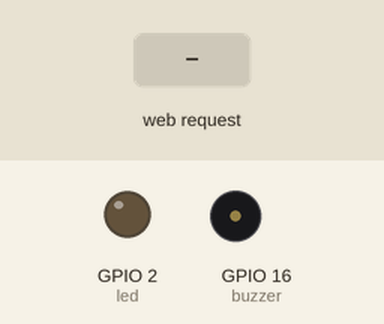
Simulated run of this sketch. Board: ESP32. Parts: output pins drawn as LEDs (lit = HIGH), buzzer (waves = sounding, pin HIGH). Inputs (shaded band) come from the test bench. WiFi joins after 1.5 s; servers stay silent unless stated; what the sketch prints to the serial monitor is not drawn.

Above: at 2.7 s.
2.8 s: HTTP request GET /LH received
At 3.3 s:
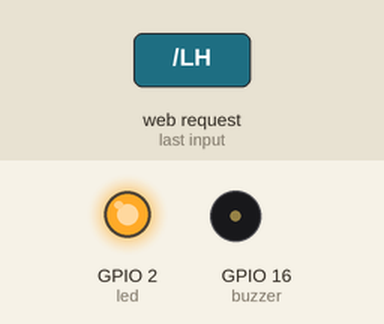
4.3 s: HTTP request GET /BH received
At 5.5 s:
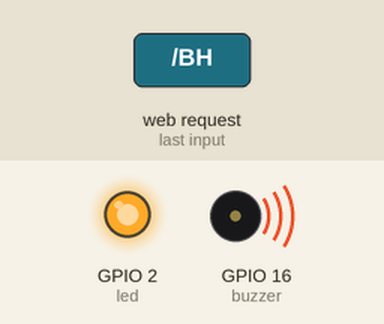
5.8 s: HTTP request GET /LL received
At 6.8 s:
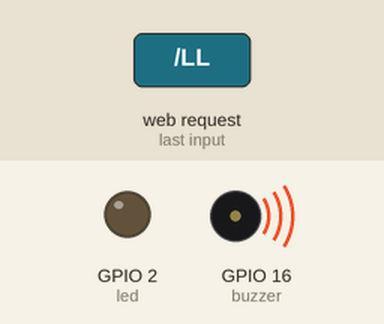
Timing chart, 0 to 8.8 s (numbered marks = the images above; inputs shaded):
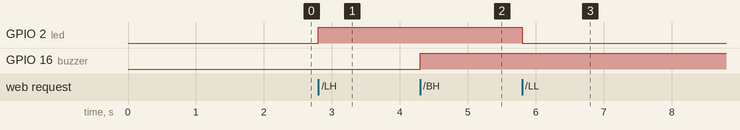

The sketch:

Simple_WiFi_Server.ino
```cpp
#include <WiFi.h>

const char* ssid     = "-------";
const char* password = "******";

int led = 2 ;
int buzzer = 16;

WiFiServer server(80);

void setup()
{
    Serial.begin(115200);
    pinMode(led, OUTPUT);      // set the LED pin mode
    pinMode(buzzer, OUTPUT);
    delay(10);

    // We start by connecting to a WiFi network

    Serial.println();
    Serial.println();
    Serial.print("Connecting to ");
    Serial.println(ssid);

    WiFi.begin(ssid, password);

    while (WiFi.status() != WL_CONNECTED) {
        delay(500);
        Serial.print(".");
    }

    Serial.println("");
    Serial.println("WiFi connected.");
    Serial.println("IP address: ");
    Serial.println(WiFi.localIP());

    server.begin();

}

int value = 0;

void loop(){
 WiFiClient client = server.available();   // listen for incoming clients

  if (client) {                             // if you get a client,
    Serial.println("New Client.");           // print a message out the serial port
    String currentLine = "";                // make a String to hold incoming data from the client
    while (client.connected()) {            // loop while the client's connected
      if (client.available()) {             // if there's bytes to read from the client,
        char c = client.read();             // read a byte, then
        Serial.write(c);                    // print it out the serial monitor
        if (c == '\n') {                    // if the byte is a newline character

          // if the current line is blank, you got two newline characters in a row.
          // that's the end of the client HTTP request, so send a response:
          if (currentLine.length() == 0) {
            // HTTP headers always start with a response code (e.g. HTTP/1.1 200 OK)
            // and a content-type so the client knows what's coming, then a blank line:
            client.println("HTTP/1.1 200 OK");
            client.println("Content-type:text/html");
            client.println();

            // the content of the HTTP response follows the header:
            client.print("Click <a href=\"/LH\"><button>LED ON</button></a> to turn the LED on pin 2 on.<br>");
            client.print("Click <a href=\"/LL\"><button>LED OFF</button></a> to turn the LED on pin 2 off.<br>");

            client.print("Click <a href=\"/BH\"><button>BUZZER ON</button></a> to turn the Buzzer on pin 16 on.<br>");
            client.print("Click <a href=\"/BL\"><button>BUZZER OFF</button></a> to turn the Buzzer on pin 16 off.<br>");

            // The HTTP response ends with another blank line:
            client.println();
            // break out of the while loop:
            break;
          } else {    // if you got a newline, then clear currentLine:
            currentLine = "";
          }
        } else if (c != '\r') {  // if you got anything else but a carriage return character,
          currentLine += c;      // add it to the end of the currentLine
        }

        // Check to see if the client request was "GET /H" or "GET /L":
        if (currentLine.endsWith("GET /LH")) {
          digitalWrite(led, HIGH);               // GET /H turns the LED on
        }
        if (currentLine.endsWith("GET /LL")) {
          digitalWrite(led, LOW);                // GET /L turns the LED off
        }
        if (currentLine.endsWith("GET /BH")) {
          digitalWrite(buzzer, HIGH);               // GET /H turns the LED on
        }
        if (currentLine.endsWith("GET /BL")) {
          digitalWrite(buzzer, LOW);                // GET /L turns the LED off
        }
      }
    }
    // close the connection:
    client.stop();
    Serial.println("Client Disconnected.");
  }
}
```

Measured:
- after the input at 2.8 s, GPIO 2 (led): LOW → HIGH at once
- after the input at 4.3 s, GPIO 16 (buzzer): LOW → HIGH at once
- after the input at 5.8 s, GPIO 2 (led): HIGH → LOW at once
